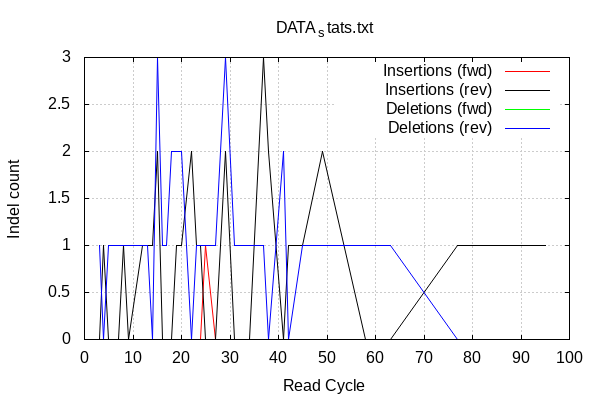

This figure's gnuplot source:

        set terminal png size 600,400 truecolor
        set output "DATA_stats-indel-cycles.png"
        set grid xtics ytics y2tics back lc rgb "#cccccc"
        set style line 1 linetype 1  linecolor rgb "red"
        set style line 2 linetype 2  linecolor rgb "black"
        set style line 3 linetype 3  linecolor rgb "green"
        set style line 4 linetype 4  linecolor rgb "blue"
        set style increment user
        set ylabel "Indel count"
        set xlabel "Read Cycle"
        set title "DATA_stats.txt"
    plot '-' w l ti 'Insertions (fwd)', '' w l ti 'Insertions (rev)', '' w l ti 'Deletions (fwd)', '' w l ti 'Deletions (rev)'
3	0
4	0
5	0
6	0
7	0
8	0
9	0
12	0
13	0
14	0
15	0
16	0
17	0
18	0
19	0
20	0
22	0
23	0
24	0
25	1
27	0
28	0
29	0
31	0
33	0
34	0
37	0
38	0
41	0
42	0
45	0
49	0
58	0
63	0
77	0
95	0
end
3	0
4	1
5	0
6	0
7	0
8	1
9	0
12	1
13	1
14	1
15	2
16	0
17	0
18	0
19	1
20	1
22	2
23	1
24	1
25	0
27	0
28	1
29	2
31	0
33	0
34	0
37	3
38	2
41	0
42	1
45	1
49	2
58	0
63	0
77	1
95	1
end
3	0
4	0
5	0
6	0
7	0
8	0
9	0
12	0
13	0
14	0
15	0
16	0
17	0
18	0
19	0
20	0
22	0
23	0
24	0
25	0
27	0
28	0
29	0
31	0
33	0
34	0
37	0
38	0
41	0
42	0
45	0
49	0
58	0
63	0
77	0
95	0
end
3	1
4	0
5	1
6	1
7	1
8	1
9	1
12	1
13	1
14	0
15	3
16	1
17	1
18	2
19	2
20	2
22	0
23	1
24	1
25	1
27	1
28	2
29	3
31	1
33	1
34	1
37	1
38	0
41	2
42	0
45	1
49	1
58	1
63	1
77	0
95	0
end
